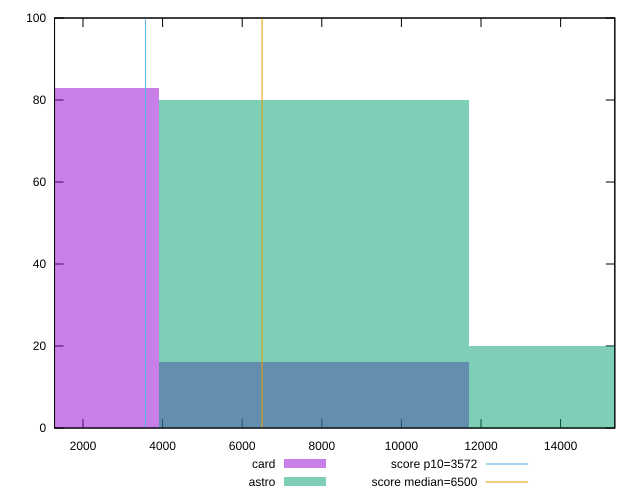

The gnuplot source for this figure:
reset

$card <<EOF
0 83
7796.438880332125 16
EOF

$astro <<EOF
7796.438880332125 80
15592.87776066425 20
EOF

set key outside below
set boxwidth 7796.438880332125
set xrange [1285.1309999999999:15361.995000000003]
set yrange [0:100]
set trange [0:100]
set style fill transparent solid 0.5 noborder

set parametric
set terminal svg size 640, 500 enhanced background rgb 'white'
set output "reports/report_00027_2021-02-24T12-40-31.850Z/first-cpu-idle/comparison/histogram/2_vs_3.svg"

plot $card title "card" with boxes, \
     $astro title "astro" with boxes, \
     3572,t title "score p10=3572", \
     6500,t title "score median=6500"

reset
